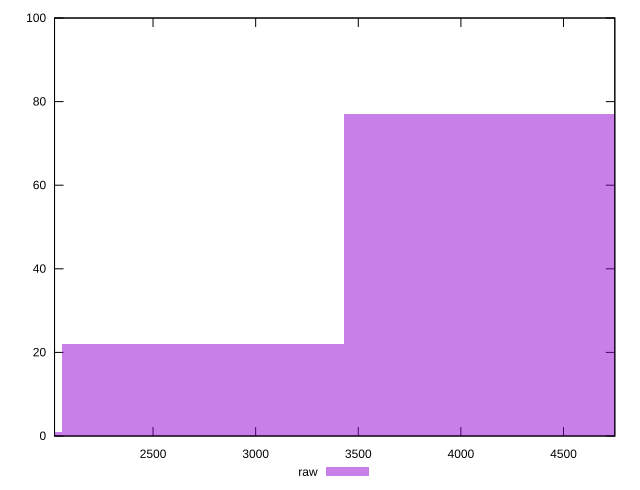

Reproduce this figure in gnuplot.
reset

$raw <<EOF
4115.611190971335 77
2743.7407939808904 22
1371.8703969904452 1
EOF

set key outside below
set boxwidth 1371.8703969904452
set xrange [2020:4750]
set yrange [0:100]
set trange [0:100]
set style fill transparent solid 0.5 noborder
set terminal svg size 640, 490 enhanced background rgb 'white'
set output "reports/report_00027_2021-02-24T12-40-31.850Z/unused-javascript/samples/music/raw/histogram.svg"

plot $raw title "raw" with boxes

reset
